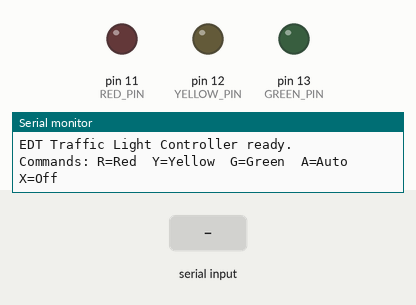
Simulated run of this sketch. Board: Arduino Uno, built with avr-gcc and run on an emulated ATmega328P. On the bench: output pins drawn as LEDs (lit = HIGH), the last lines printed to the serial monitor. The test bench sets the inputs (shaded band).

Above: at 1.2 s.
1.3 s: "R" received over Serial
At 1.7 s:
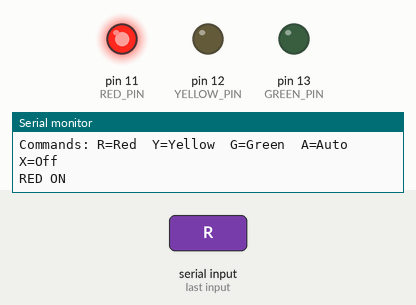
2.8 s: "Y" received over the second serial link
At 4.0 s:
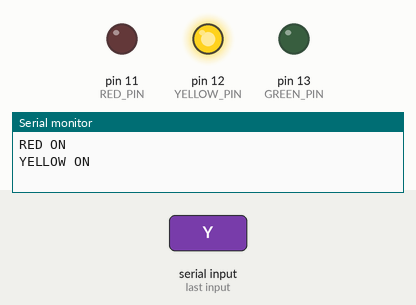
4.3 s: "G" received over Serial
At 5.2 s:
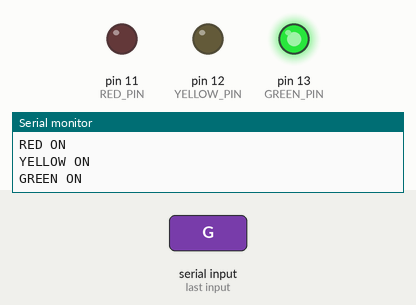
5.8 s: "r" received over Serial
At 6.3 s:
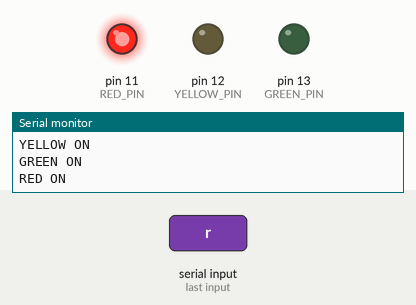
7.3 s: "Y" received over Serial
At 7.6 s:
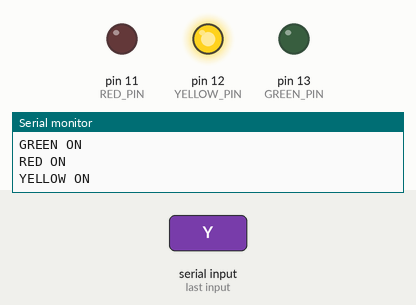
8.8 s: "A" received over the second serial link
At 9.9 s:
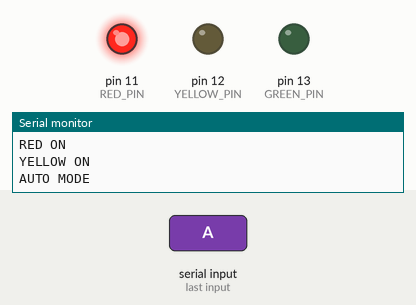
Timing chart, 0 to 11.3 s (numbered marks = the images above; inputs shaded):
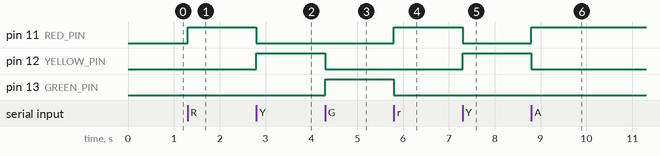

The sketch:

led_bluetooth.ino
```cpp
/*
 * EDT Traffic Light Controller - Arduino Code
 * ---------------------------------------------
 * Controls a 3-LED traffic light via:
 *   1. HC-05 Bluetooth  -> Phone app (Android APK)
 *   2. USB Serial       -> Web app (browser on laptop)
 *
 * Wiring:
 *   RED    LED -> Pin 11 -> 220Ohm resistor -> GND
 *   YELLOW LED -> Pin 12 -> 220Ohm resistor -> GND
 *   GREEN  LED -> Pin 13 -> 220Ohm resistor -> GND
 *   HC-05 VCC  -> 5V
 *   HC-05 GND  -> GND
 *   HC-05 TX   -> Pin 10 (RX)
 *   HC-05 RX   -> Pin 9  (TX) via voltage divider
 *
 * Commands:
 *   'R' -> Red ON
 *   'Y' -> Yellow ON
 *   'G' -> Green ON
 *   'A' -> Auto cycle mode (Red -> Yellow -> Green)
 *   'X' -> All OFF
 */

#include <SoftwareSerial.h>

SoftwareSerial bluetooth(10, 9); // RX=10, TX=9

const int RED_PIN    = 11;
const int YELLOW_PIN = 12;
const int GREEN_PIN  = 13;

bool autoMode = false;
unsigned long lastChange = 0;
int autoStep = 0; // 0=Red, 1=Yellow, 2=Green

// Auto cycle timings (milliseconds)
const int RED_TIME    = 3000;
const int YELLOW_TIME = 1000;
const int GREEN_TIME  = 3000;
const int STEP_TIMES[3] = {RED_TIME, YELLOW_TIME, GREEN_TIME};

void setup() {
  pinMode(RED_PIN, OUTPUT);
  pinMode(YELLOW_PIN, OUTPUT);
  pinMode(GREEN_PIN, OUTPUT);
  allOff();

  Serial.begin(9600);
  bluetooth.begin(9600);

  Serial.println("EDT Traffic Light Controller ready.");
  Serial.println("Commands: R=Red  Y=Yellow  G=Green  A=Auto  X=Off");
}

void loop() {
  // Check USB Serial (web browser)
  if (Serial.available()) {
    handleCommand(Serial.read());
  }

  // Check Bluetooth (phone app)
  if (bluetooth.available()) {
    handleCommand(bluetooth.read());
  }

  // Auto cycle logic
  if (autoMode) {
    unsigned long now = millis();
    if (now - lastChange >= (unsigned long)STEP_TIMES[autoStep]) {
      autoStep = (autoStep + 1) % 3;
      showStep(autoStep);
      lastChange = now;
    }
  }
}

void handleCommand(char cmd) {
  switch (cmd) {
    case 'R': case 'r':
      autoMode = false;
      allOff();
      digitalWrite(RED_PIN, HIGH);
      Serial.println("RED ON");
      bluetooth.println("RED ON");
      break;

    case 'Y': case 'y':
      autoMode = false;
      allOff();
      digitalWrite(YELLOW_PIN, HIGH);
      Serial.println("YELLOW ON");
      bluetooth.println("YELLOW ON");
      break;

    case 'G': case 'g':
      autoMode = false;
      allOff();
      digitalWrite(GREEN_PIN, HIGH);
      Serial.println("GREEN ON");
      bluetooth.println("GREEN ON");
      break;

    case 'A': case 'a':
      autoMode = true;
      autoStep = 0;
      lastChange = millis();
      showStep(0);
      Serial.println("AUTO MODE");
      bluetooth.println("AUTO MODE");
      break;

    case 'X': case 'x':
      autoMode = false;
      allOff();
      Serial.println("ALL OFF");
      bluetooth.println("ALL OFF");
      break;
  }
}

void showStep(int step) {
  allOff();
  if (step == 0) digitalWrite(RED_PIN, HIGH);
  else if (step == 1) digitalWrite(YELLOW_PIN, HIGH);
  else if (step == 2) digitalWrite(GREEN_PIN, HIGH);
}

void allOff() {
  digitalWrite(RED_PIN, LOW);
  digitalWrite(YELLOW_PIN, LOW);
  digitalWrite(GREEN_PIN, LOW);
}
```

Measured:
- after the input at 1.3 s, pin 11 (RED_PIN): LOW → HIGH at once
- after the input at 2.8 s, pin 11 (RED_PIN): HIGH → LOW at once; pin 12 (YELLOW_PIN): LOW → HIGH at once
- after the input at 4.3 s, pin 12 (YELLOW_PIN): HIGH → LOW at once; pin 13 (GREEN_PIN): LOW → HIGH at once
- after the input at 5.8 s, pin 11 (RED_PIN): LOW → HIGH at once; pin 13 (GREEN_PIN): HIGH → LOW at once
- after the input at 7.3 s, pin 11 (RED_PIN): HIGH → LOW at once; pin 12 (YELLOW_PIN): LOW → HIGH at once
- after the input at 8.8 s, pin 11 (RED_PIN): LOW → HIGH at once; pin 12 (YELLOW_PIN): HIGH → LOW at once
